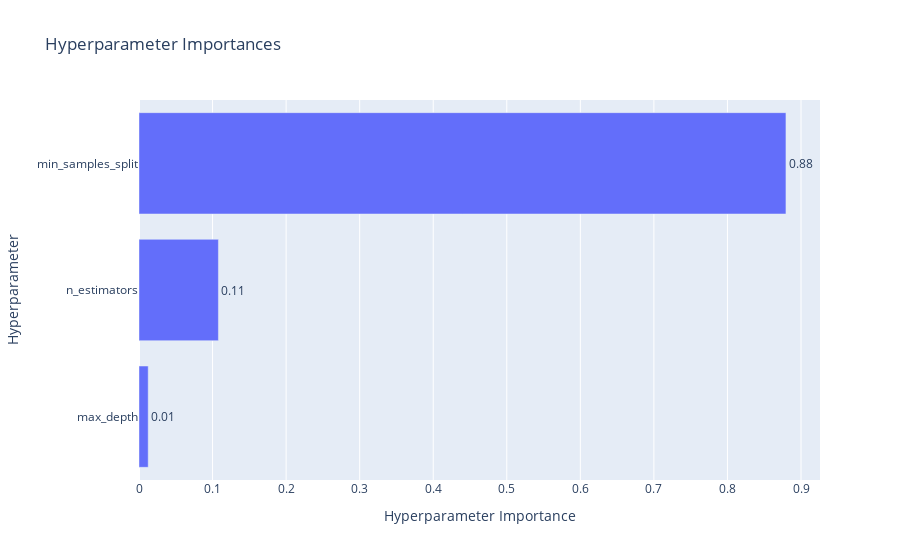

The cell this chart's notebook holds for it:
### Code cell
optuna.visualization.plot_param_importances(study_rf)

### Figure 1 — Plotly figure (JSON) as saved in the notebook; plotly's stock layout.template omitted (floating-point values rounded to 4 significant figures)
{"data": [{"cliponaxis": false, "hovertemplate": ["max_depth (IntDistribution): 0.012523559026811442<extra></extra>", "n_estimators (IntDistribution): 0.10794646855071223<extra></extra>", "min_samples_split (IntDistribution): 0.8795299724224763<extra></extra>"], "name": "Objective Value", "orientation": "h", "text": ["0.01", "0.11", "0.88"], "textposition": "outside", "type": "bar", "x": [0.01252, 0.1079, 0.8795], "y": ["max_depth", "n_estimators", "min_samples_split"]}], "layout": {"title": {"text": "Hyperparameter Importances"}, "xaxis": {"title": {"text": "Hyperparameter Importance"}}, "yaxis": {"title": {"text": "Hyperparameter"}}}}
